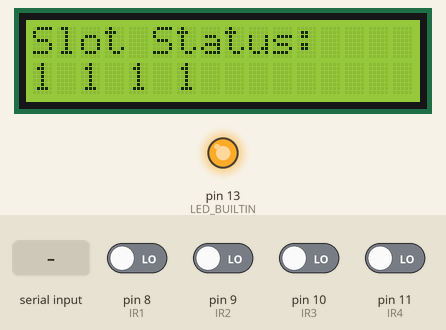
This sketch was run on a simulated Arduino Uno, built with avr-gcc and run on an emulated ATmega328P. Parts: 16×2 character LCD, output pins drawn as LEDs (lit = HIGH). The inputs (shaded band) are chosen by the test bench; at power-on: pin 8 (IR1), pin 9 (IR2), pin 10 (IR3), pin 11 (IR4) LOW. What the sketch prints to the serial monitor is not drawn.

Above: at 9.8 s.
9.9 s: "1" received over Serial
At 10.8 s:
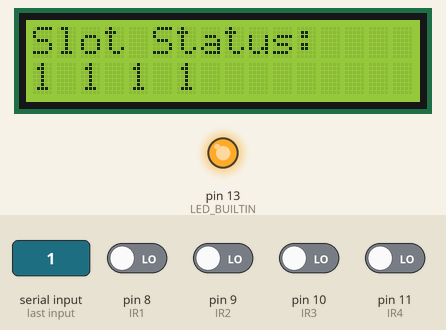
11.5 s: pin 8 (IR1) driven HIGH
At 12.0 s:
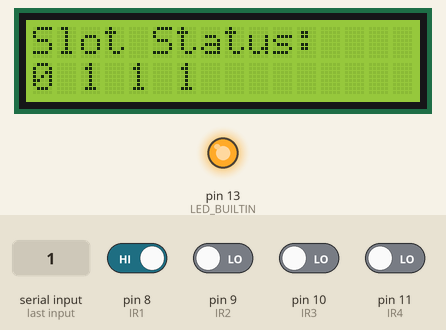
13.0 s: pin 9 (IR2) driven HIGH
At 14.2 s:
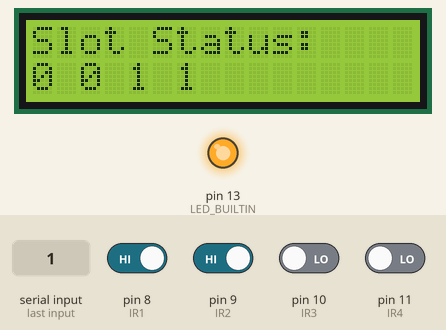
14.5 s: pin 10 (IR3) driven HIGH
At 15.4 s:
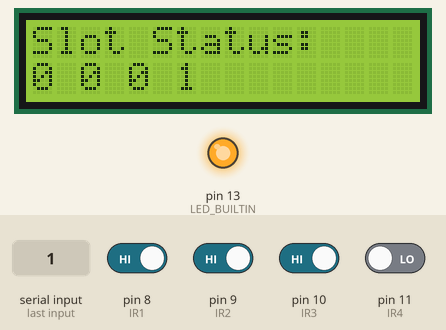
16.0 s: pin 11 (IR4) driven HIGH
At 16.6 s:
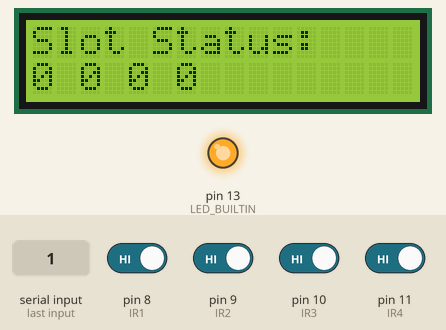
17.5 s: pin 8 (IR1) driven LOW
At 18.9 s:
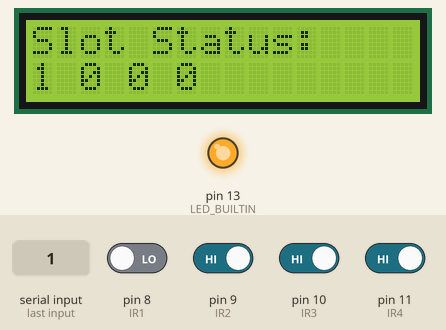
Timing chart, 0 to 20.0 s (numbered marks = the images above; inputs shaded):
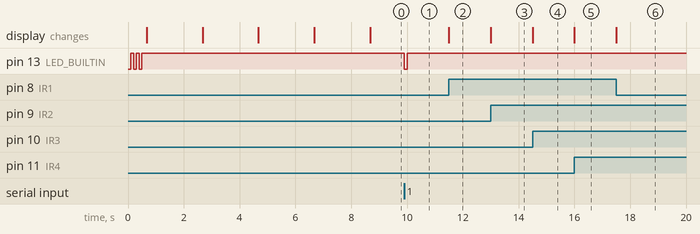

Measured:
- after the input at 9.9 s, pin 13 (LED_BUILTIN): HIGH → LOW at once, → HIGH 0.10 s later
- after the input at 11.5 s, the display: changes at once (image 2)
- after the input at 13.0 s, the display: changes at once (image 3)
- after the input at 14.5 s, the display: changes at once (image 4)
- after the input at 16.0 s, the display: changes at once (image 5)
- after the input at 17.5 s, the display: changes at once (image 6)

The sketch:

TemplateUNO.ino
```cpp
//Headers------------------------------------------------------------------------------------------
#include <LiquidCrystal.h>
//Definitions--------------------------------------------------------------------------------------
LiquidCrystal lcd(2, 3, 4, 5, 6, 7);
int IR1 = 8;
int IR2 = 9;
int IR3 = 10;
int IR4 = 11;
//Functions----------------------------------------------------------------------------------------
void Beep(int No, int Delay);

//Variables----------------------------------------------------------------------------------------
char STS1,STS2,STS3,STS4;
//-------------------------------------------------------------------------------------------------
//#################################################################################################
void setup()
{
  //LED------------------------------------
  pinMode(LED_BUILTIN, OUTPUT);Beep(3,100);

  pinMode(IR1, INPUT);
  pinMode(IR2, INPUT);
  pinMode(IR3, INPUT);
  pinMode(IR4, INPUT);

  //LCD------------------------------------
  lcd.begin(16, 2);
  lcd.setCursor(0,0);lcd.print("    Welcome!    ");
  lcd.setCursor(0,1);lcd.print("   V.E.S.I.T.   ");
  delay(2000);
  lcd.setCursor(0,0);lcd.print("Project Done By.");
  lcd.setCursor(0,1);lcd.print("Hanisha         ");
  delay(2000);
  lcd.setCursor(0,0);lcd.print("Meet            ");
  lcd.setCursor(0,1);lcd.print("Krishna         ");
  delay(2000);
  lcd.setCursor(0,0);lcd.print("Under Guidance..");
  lcd.setCursor(0,1);lcd.print("A.Pf.Sunita Sahu");
  delay(2000);
  lcd.clear();
  lcd.setCursor(0,0);lcd.print("Slot Status:    ");
  //Serial---------------------------------
  Serial.begin(9600);

}

void loop()
{
  if(digitalRead(IR1)==HIGH)STS1='0';else STS1='1';
  if(digitalRead(IR2)==HIGH)STS2='0';else STS2='1';
  if(digitalRead(IR3)==HIGH)STS3='0';else STS3='1';
  if(digitalRead(IR4)==HIGH)STS4='0';else STS4='1';

  lcd.setCursor(0,1);
  lcd.print(STS1);lcd.print(" ");
  lcd.print(STS2);lcd.print(" ");
  lcd.print(STS3);lcd.print(" ");
  lcd.print(STS4);lcd.print(" ");

  if(Serial.available()>0)
  {
    Serial.read();
    Serial.print('L');
    Serial.print('I');
    Serial.write(4);
    Serial.print(STS1);
    Serial.print(STS2);
    Serial.print(STS3);
    Serial.print(STS4);
    Beep(1,100);
  }

}
//#################################################################################################
//>>>>>>>>>>>>>>>>>>>>>>>>>>>>>>>>>>>>>>>>>>>>>>>>>>>>>>>>>>>>>>>>>>>>>>>>>>>>>>>>>>>>>>>>>>>>>>>>>
void Beep(int No, int Delay)
{
  unsigned char tNo;

  for(tNo=1;tNo<=No;tNo++)
  {
    digitalWrite(LED_BUILTIN, LOW );
    delay(Delay);
    digitalWrite(LED_BUILTIN, HIGH);
    delay(Delay);
  }
}
//<<<<<<<<<<<<<<<<<<<<<<<<<<<<<<<<<<<<<<<<<<<<<<<<<<<<<<<<<<<<<<<<<<<<<<<<<<<<<<<<<<<<<<<<<<<<<<<<<
```
